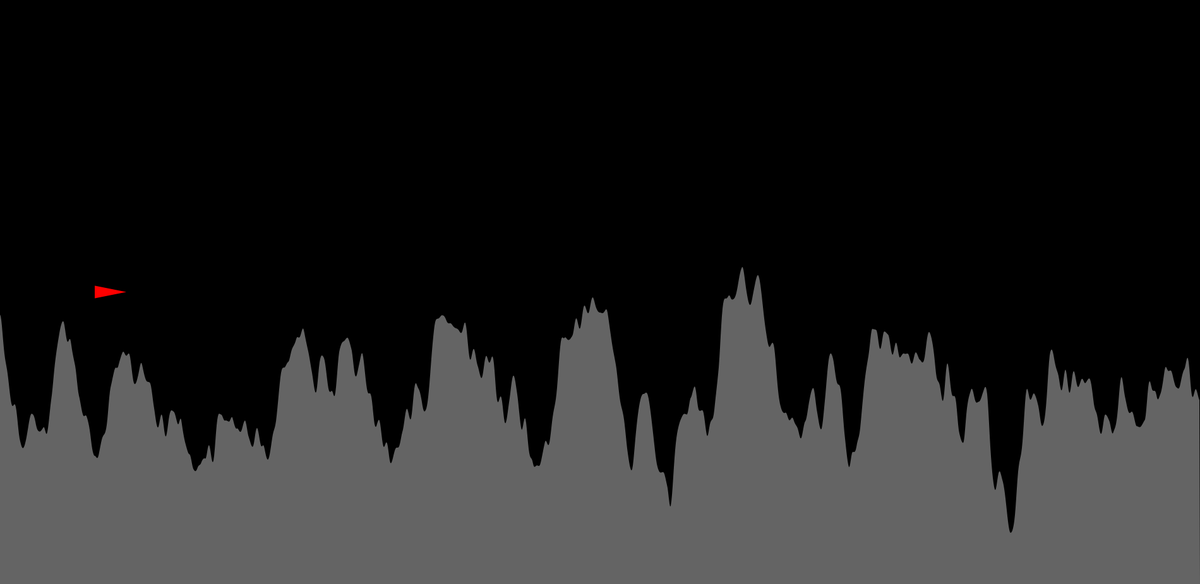
Frame 1 (no input)
Frame 60 (no input): identical to frame 1, image omitted
Frame 120 (the mouse pressed at the canvas centre since frame 60): identical to frame 1, image omitted

The p5.js sketch that drew this single still picture (run headless with seeded random() and noise() and a simulated clock; from frame 60 on, the mouse is pressed at the canvas centre):

// p5.js sketch
// ── sketch.js
var spaceShip;

function setup() {
  createCanvas(1900, 925);

  spaceShip = {
    x: 200,
    y: height/2,
    directionY: 0,
  }
  
  textSize(32);
  textAlign(CENTER);
}

function draw() {
	background(0);

	fill(255,0,0);
	noStroke();
	triangle(spaceShip.x, spaceShip.y, 
			spaceShip.x-50, spaceShip.y-10,
			spaceShip.x-50, spaceShip.y+10
			);
	spaceShip.y += spaceShip.directionY;

	//---------cave bottom----------
	fill(100);
	beginShape();
	vertex(0, height);
	for(var i = 0; i < width; i++) {
		var y = map(noise(i*0.02), 0, 1, 900, 300);
		vertex(i, y)
	}
	vertex(width, height);
	endShape();
	
}

function keyPressed(){
  if(key === 'w'){
    spaceShip.directionY = -5;   
  }else if(key === 's'){
    spaceShip.directionY = 5;    
  }
  
}

function keyReleased(){
  spaceShip.directionY = 0;    
}

//////////////// HELPER FUNCTIONS //////////////////

function getLowerNoisePoint(x){

}

function getHigherNoisePoint(x){

}

function drawSpaceShip(){

}

function handlSpaceShipInteraction(){
 
}

function gameOver(){
  noLoop();
  fill(255);
  text("GAME OVER", width/2,height/2);
}
